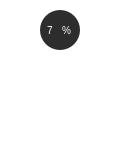
    <widget class="QWidget" name="widget_37" native="true">
     <property name="geometry">
      <rect>
       <x>660</x>
       <y>220</y>
       <width>131</width>
       <height>141</height>
      </rect>
     </property>
     <property name="styleSheet">
      <string notr="true">background-color: rgba(255, 255, 255, 0);
</string>
     </property>
     <widget class="QFrame" name="frame_29">
      <property name="geometry">
       <rect>
        <x>40</x>
        <y>10</y>
        <width>40</width>
        <height>40</height>
       </rect>
      </property>
      <property name="styleSheet">
       <string notr="true">QFrame{
background-color: rgb(45, 45, 45);
border-radius:20px;
}</string>
      </property>
      <property name="frameShape">
       <enum>QFrame::StyledPanel</enum>
      </property>
      <property name="frameShadow">
       <enum>QFrame::Plain</enum>
      </property>
      <widget class="QWidget" name="widget_39" native="true">
       <property name="geometry">
        <rect>
         <x>0</x>
         <y>10</y>
         <width>41</width>
         <height>21</height>
        </rect>
       </property>
       <property name="styleSheet">
        <string notr="true">background-color: rgba(255, 255, 255, 0);</string>
       </property>
       <widget class="QWidget" name="horizontalLayoutWidget_40">
        <property name="geometry">
         <rect>
          <x>0</x>
          <y>0</y>
          <width>36</width>
          <height>21</height>
         </rect>
        </property>
        <layout class="QHBoxLayout" name="horizontalLayout_40">
         <item>
          <widget class="QLabel" name="Finential_statistic1_104">
           <property name="styleSheet">
            <string notr="true">color:white;
background-color: rgba(255, 255, 255, 0);
font: 10px;
padding-left:5px;
text-align: right;</string>
           </property>
           <property name="text">
            <string>7</string>
           </property>
           <property name="wordWrap">
            <bool>true</bool>
           </property>
          </widget>
         </item>
         <item>
          <widget class="QLabel" name="Finential_statistic1_105">
           <property name="styleSheet">
            <string notr="true">color:white;
font: 10px;
background-color:rgba(255, 255, 255, 0);</string>
           </property>
           <property name="frameShadow">
            <enum>QFrame::Raised</enum>
           </property>
           <property name="text">
            <string>%</string>
           </property>
           <property name="wordWrap">
            <bool>true</bool>
           </property>
          </widget>
         </item>
        </layout>
       </widget>
      </widget>
     </widget>
     <widget class="QLabel" name="Finential_statistic1_80">
      <property name="geometry">
       <rect>
        <x>10</x>
        <y>60</y>
        <width>91</width>
        <height>31</height>
       </rect>
      </property>
      <property name="styleSheet">
       <string notr="true">color:white;
background-color: rgba(255, 255, 255, 0);
font: 10px;
padding-left:5px;
text-align: right;</string>
      </property>
      <property name="text">
       <string>Software Metered Licence</string>
      </property>
      <property name="wordWrap">
       <bool>true</bool>
      </property>
     </widget>
     <widget class="QLabel" name="Finential_statistic1_81">
      <property name="geometry">
       <rect>
        <x>10</x>
        <y>90</y>
        <width>41</width>
        <height>20</height>
       </rect>
      </property>
      <property name="styleSheet">
       <string notr="true">color:white;
background-color: rgba(255, 255, 255, 0);
font: 10px;
padding-left:5px;
text-align: right;</string>
      </property>
      <property name="text">
       <string>99,500</string>
      </property>
      <property name="wordWrap">
       <bool>true</bool>
      </property>
     </widget>
    </widget>
